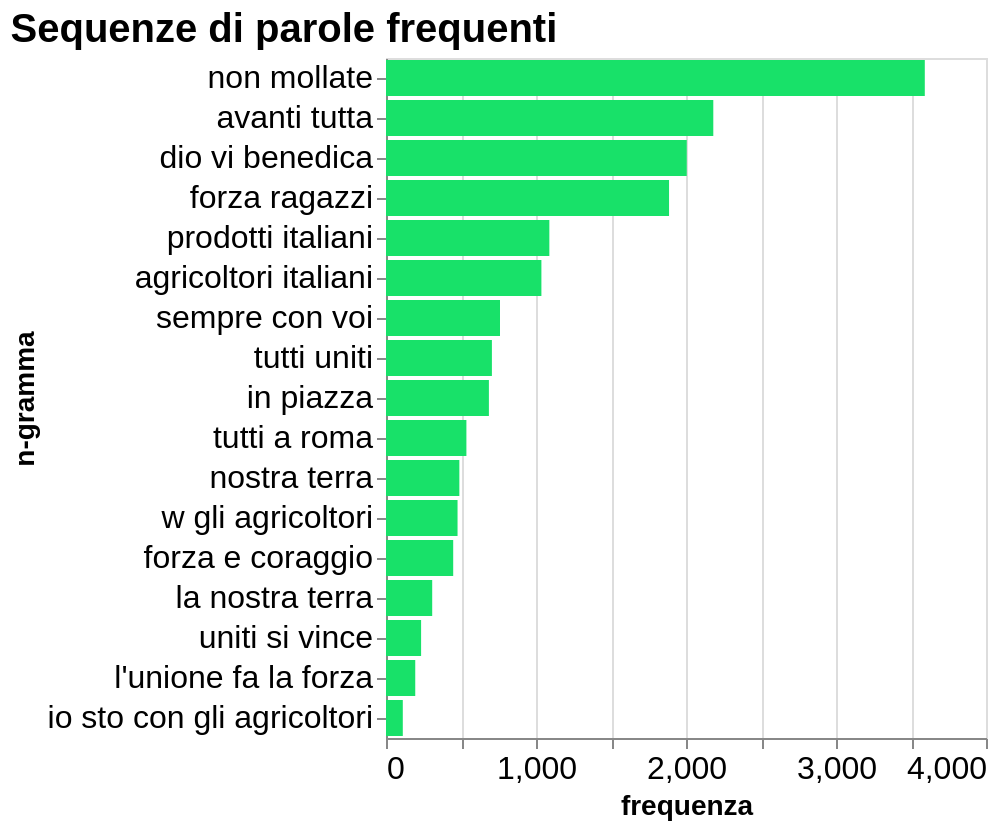

Describe this chart as a Vega-Lite specification.
### Vega-Lite specification from a JSON file in a GitHub repository (floating-point values rounded to 4 significant figures)
{"$schema": "https://vega.github.io/schema/vega-lite/v5.17.0.json", "config": {"axis": {"labelFontSize": 16, "titleFontSize": 14}, "background": "transparent", "title": {"anchor": "start", "color": "black", "fontSize": 20}}, "data": {"name": "data-391fb10183b2e9c049308f9440543583"}, "datasets": {"data-391fb10183b2e9c049308f9440543583": [{"frequency": 3592, "ngram": "non mollate"}, {"frequency": 2182, "ngram": "avanti tutta"}, {"frequency": 2005, "ngram": "dio vi benedica"}, {"frequency": 1887, "ngram": "forza ragazzi"}, {"frequency": 1089, "ngram": "prodotti italiani"}, {"frequency": 1036, "ngram": "agricoltori italiani"}, {"frequency": 760, "ngram": "sempre con voi"}, {"frequency": 706, "ngram": "tutti uniti"}, {"frequency": 686, "ngram": "in piazza"}, {"frequency": 536, "ngram": "tutti a roma"}, {"frequency": 489, "ngram": "nostra terra"}, {"frequency": 477, "ngram": "w gli agricoltori"}, {"frequency": 448, "ngram": "forza e coraggio"}, {"frequency": 308, "ngram": "la nostra terra"}, {"frequency": 234, "ngram": "uniti si vince"}, {"frequency": 195, "ngram": "l'unione fa la forza"}, {"frequency": 112, "ngram": "io sto con gli agricoltori"}]}, "encoding": {"tooltip": [{"field": "frequency", "type": "quantitative"}], "x": {"field": "frequency", "title": "frequenza", "type": "quantitative"}, "y": {"field": "ngram", "sort": "-x", "title": "n-gramma", "type": "nominal"}}, "mark": {"color": "#18E169", "type": "bar"}, "title": "Sequenze di parole frequenti"}
